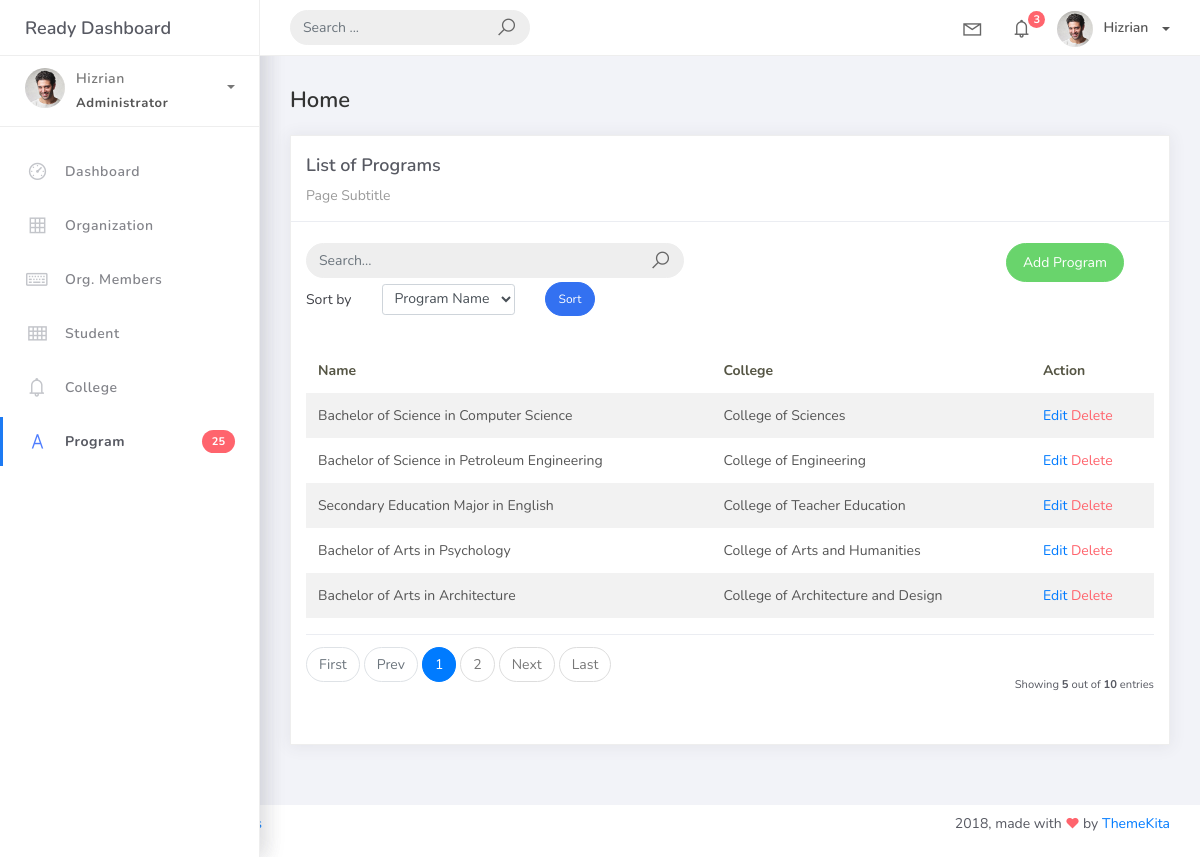
The page /program_list on the database its author committed.
### studentorg/models.py (models this page shows, shortened)
class BaseModel(models.Model):
    created_at = models.DateTimeField(auto_now_add=True, db_index=True)
    updated_at = models.DateTimeField(auto_now=True)
    class Meta:
        abstract = True

class Program(BaseModel):
    prog_name = models.CharField(max_length=150)
    college = models.ForeignKey(College, on_delete=models.CASCADE)

class College(BaseModel):
    college_name = models.CharField(max_length=150)
    def __str__(self):
        return self.college_name

### studentorg/views.py (the view, shortened to what this page needs)
# urls.py: path('program_list', ProgramList.as_view(), name='program-list'),
class ProgramList(ListView):
    model = Program
    context_object_name = "program"
    template_name = "program_list.html"
    paginate_by = 5
    def get_queryset(self):
        qs = Program.objects.all()
        query = self.request.GET.get('search')
        if query:
            qs = qs.filter(
                Q(prog_name__icontains=query) |
                Q(college__college_name__icontains=query)
                )
        return qs

### templates/program_list.html (shortened to what this page needs)
{% extends 'base.html' %} {% load static %} {% block content %}
<div class="content">
    <div class="container-fluid">
        <h4 class="page-title">Home</h4>
        <div class="row">
            <div class="col-md-12">
                <div class="card">
                    <div class="card-header">
                        <div class="card-title">List of Programs</div>
                        <div class="card-category">Page Subtitle</div>
                    </div>
                    <br />
                    <div class="col-md-12 row">
                        <div class="col-md-6">
                            <form method="GET" action="{% url 'program-list' %}" class="navbar-left navbar-form nav-search mr-md-3">
                                <div class="input-group">
                                    <input type="text" name="search" placeholder="Search..." class="form-control" value="{{ request.GET.search }}" />
                                    <div class="input-group-append">
                                        <button type="submit" class="input-group-text">
                                            <i class="la la-search search-icon"></i>
                                        </button>
                                    </div>
                                </div>
                            </form>
                        </div>
                        <div class="col-md-6">
                            <div class="pull-right">
                                <a href="{% url 'program-add' %}" class="btn btn-success btn-rounded">Add
                                    Program</a>
                            </div>
                        </div>
                    </div>
                    <div class="col-md-12">
                        <form method="get" class="row g-2 align-items-center">
                            <div class="col-auto">
                                <label for="smallSelect" class="col-form-label">Sort by</label>
                            </div>
                            <div class="col-auto">
                                <select class="form-control form-control-sm" id="smallSelect" name="sort_by">
                                <option value="prog_name"
                                    {% if request.GET.sort_by == 'prog_name' %}selected{% endif %}>
                                    Program Name
                                </option>
                                </select>
                            </div>
                            <div class="col-auto">
                                <button type="submit" class="btn btn-primary btn-sm btn-rounded">Sort</button>
                            </div>
                        </form>
                    </div>
                    <div class="card-body">
                        <table class="table table-striped mt-3">
                            <thead>
                                <tr>
                                    <th scope="col">Name</th>
                                    <th scope="col">College</th>
                                    <th scope="col">Action</th>
                                </tr>
                            </thead>
                            <tbody>
                                {% for object in object_list %}
                                <tr>
                                    <td>{{ object.prog_name }}</td>
                                    <td>{{ object.college }}</td>
                                    <td>
                                        <a href="program_list/{{ object.id }}">Edit</a>
                                        <a href="program_list/{{ object.id }}/delete" class="text-danger">Delete</a>
                                    </td>
                                </tr>
                                {% empty %}
                                <tr>
                                    <td colspan="4" style="text-align: center">
                                        <p class="text-sm font-weight-bold mb-0">No Records Found</p>
                                    </td>
                                </tr>
                                {% endfor %}
                            </tbody>
                        </table>
                        {% include 'includes/pagination.html' %}
                    </div>
                </div>
            </div>
        </div>
    </div>
</div>
{% endblock %}

### rows shown on the page
Program: prog_name "Bachelor of Science in Computer Science", college "College of Sciences"
Program: prog_name "Bachelor of Science in Petroleum Engineering", college "College of Engineering"
Program: prog_name "Secondary Education Major in English", college "College of Teacher Education"
Program: prog_name "Bachelor of Arts in Psychology", college "College of Arts and Humanities"
Program: prog_name "Bachelor of Arts in Architecture", college "College of Architecture and Design"

### other values the page prints
{{ page_num }} "1"
{{ page_num }} "2"
{{ object_list.count }} "5"
{{ paginator.count }} "10"
